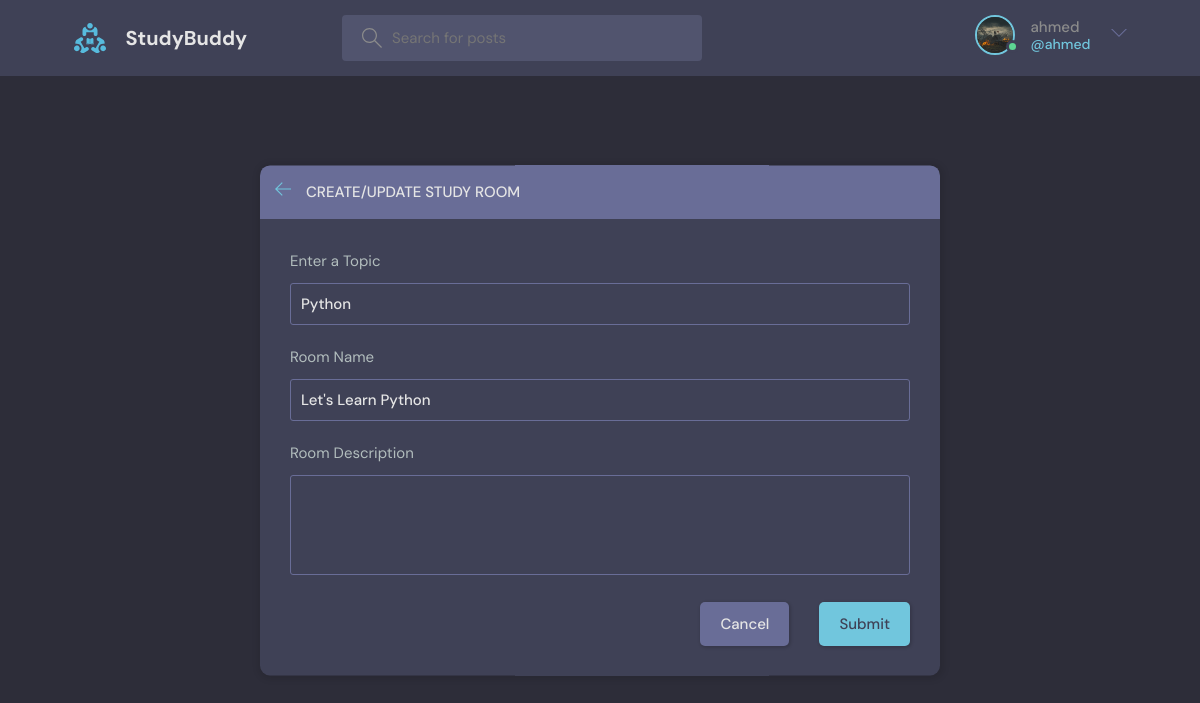
Page /update-room/2/ (signed in) on the committed database.
### base/models.py (models this page shows, shortened)
class User(AbstractUser):
    name = models.CharField(max_length=200, null=True)
    email = models.EmailField(unique=True, null=True)
    bio = models.TextField(null=True)
    avatar = models.ImageField(null=True, default='avatar.svg')
    USERNAME_FIELD = 'email'
    REQUIRED_FIELDS = []

class Room(models.Model):
    host = models.ForeignKey(User, on_delete=models.SET_NULL, null = True)
    topic = models.ForeignKey(Topic, on_delete=models.SET_NULL, null=True)
    name = models.CharField(max_length=200)
    description = models.TextField(null = True, blank = True)
    participants = models.ManyToManyField(User, related_name='participants', blank=True)
    updated = models.DateTimeField(auto_now=True)
    created = models.DateTimeField(auto_now_add=True)
    class Meta:
        ordering = ['-updated', '-created']  # when I use "-" it means descending order

class Topic(models.Model):
    name = models.CharField(max_length=200)

### base/views.py (the view, shortened to what this page needs)
# urls.py: path('update-room/<str:pk>/', views.updateRoom, name='update-room'),
@login_required(login_url='login')
def updateRoom(req, pk):
    room = Room.objects.get(id=pk)
    form = RoomForm(instance=room)
    room_topics = Topic.objects.all()
    if req.user != room.host:
        return HttpResponse('You are not allowed here')
    context = {'form': form, 'room_topics': room_topics, 'room': room}
    return render(req, 'base/room_form.html', context)

### base/forms.py
class RoomForm(ModelForm):
    class Meta:
        model = Room
        fields = '__all__'
        exclude = ["host", 'participants']

### base/templates/base/room_form.html (shortened to what this page needs)
{%extends 'main.html'%} {%block content%}
<main class="create-room layout">
  <div class="container">
    <div class="layout__box">
      <div class="layout__boxHeader">
        <div class="layout__boxTitle">
          <a href="{%url 'home'%}">
            <svg
              version="1.1"
              xmlns="http://www.w3.org/2000/svg"
              width="32"
              height="32"
              viewBox="0 0 32 32"
            >
              <title>arrow-left</title>
              <path
                d="M13.723 2.286l-13.723 13.714 13.719 13.714 1.616-1.611-10.96-10.96h27.625v-2.286h-27.625l10.965-10.965-1.616-1.607z"
              ></path>
            </svg>
          </a>
          <h3>Create/Update Study Room</h3>
        </div>
      </div>
      <div class="layout__body">
        <form class="form" method="post" action="">
          <div class="form__group">
            <label for="room_topics">Enter a Topic</label>
            <input
              required
              type="text"
              value="{{room.topic.name}}"
              list="topic-list"
              name="topic"
            />
          </div>
          <div class="form__group">
            <label for="room_name">Room Name</label>
            {{form.name}}
          </div>
          <div class="form__group">
            <label for="room_description">Room Description</label>
            {{form.description}}
          </div>
          <div class="form__action">
            <a class="btn btn--dark" href="{%url 'home'%}">Cancel</a>
            <button class="btn btn--main" type="submit">Submit</button>
          </div>
        </form>
      </div>
    </div>
  </div>
</main>
{%endblock content%}

### templates/navbar.html (shortened to what this page needs)
{%load static%}
<header class="header header--loggedIn">
  <div class="container">
    <a href="/" class="header__logo">
      <img src="{% static 'images/logo.svg'%}" />
      <h1>StudyBuddy</h1>
    </a>
    <form class="header__search" method="get" action="{%url 'home'%}">
      <label>
        <input type="text" name="q" placeholder="Search for posts" />
      </label>
    </form>
    <nav class="header__menu">
      {% if request.user.is_authenticated %}
      <div class="header__user">
        <a href="{%url 'user-profile' user.id%}">
          <div class="avatar avatar--medium active">
            <img src="{{user.avatar.url}}" />
          </div>
          <p>
            {{request.user.username}} <span>@{{request.user.username}}</span>
          </p>
        </a>
        <button class="dropdown-button">
          <svg
            version="1.1"
            xmlns="http://www.w3.org/2000/svg"
            width="32"
            height="32"
            viewBox="0 0 32 32"
          >
            <title>chevron-down</title>
            <path d="M16 21l-13-13h-3l16 16 16-16h-3l-13 13z"></path>
          </svg>
        </button>
      </div>
      {% else %}
      <a href="{% url 'login' %}">
        <img src="{% static 'images/avatar.svg'%}" />
        <p>Login</p>
      </a>
      {%endif%}
    </nav>
  </div>
</header>

### rows in the picture
User: avatar (picture), user.username "ahmed"
Room: topic "Python", name "Let's Learn Python"
